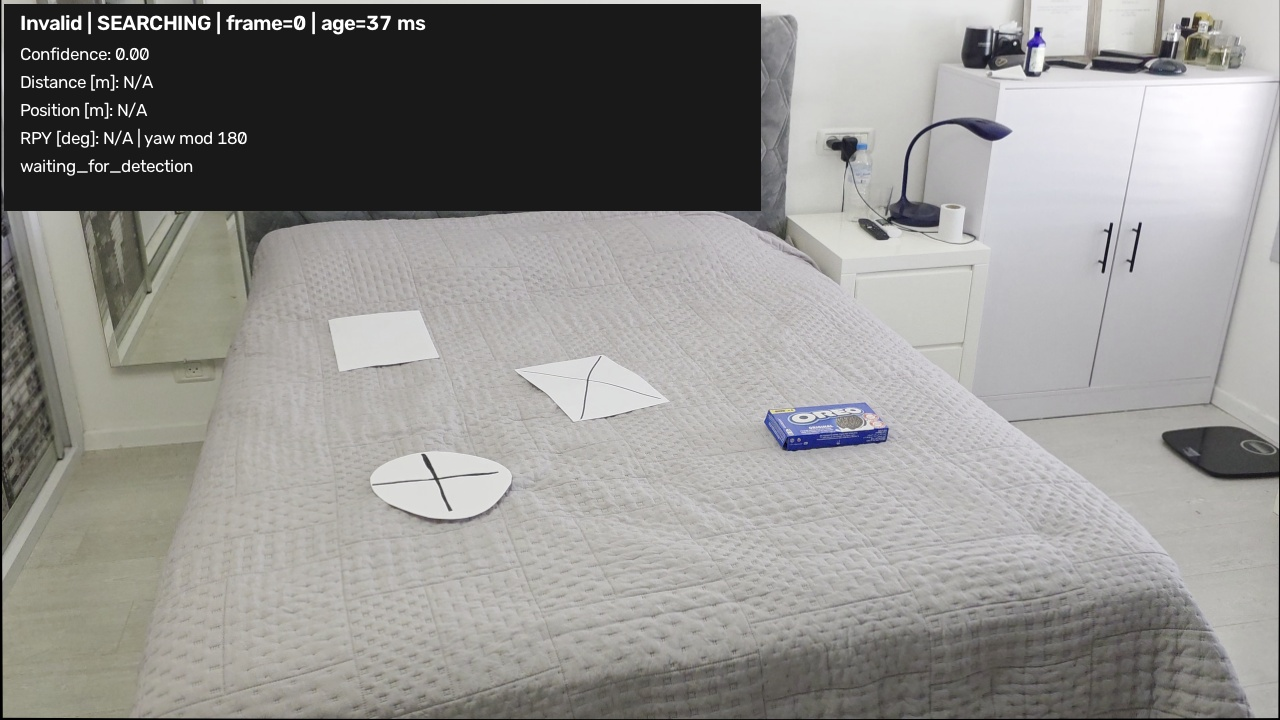
#> input picture outputs/experiment_v1/frame_000000.jpg, 1280 x 720 px, given in place of frame_000090.jpg, which was not available
$ python review_experiment_overlays.py
#> lines starting #> are read from the running program, lines starting #| are printed output that depends on the picture; after the words box and inside, x2 and y2 are one past the last pixel; in counts of white or black regions, pixels touching at a corner belong together; pictures that were not available may be replaced by others from this repository, and a replacement may not be noted
from pathlib import Path
import cv2
import numpy as np

out = Path('outputs/six_experiment_review')
examples = [(1,90),(2,90),(3,180),(4,120),(5,120),(6,150),(5,210),(6,210),(6,331)]
tiles=[]
for n,i in examples:
    path=Path(f'outputs/experiment_v{n}/frame_{i:06d}.jpg')
    frame=cv2.imread(str(path))
#> frame is the input picture: shape (720, 1280, 3); mean B, G, R 142, 144.5, 145.7
    assert frame is not None,str(path)
    tile=np.full((390,640,3),245,np.uint8)
    tile[30:]=cv2.resize(frame,(640,360),interpolation=cv2.INTER_AREA)
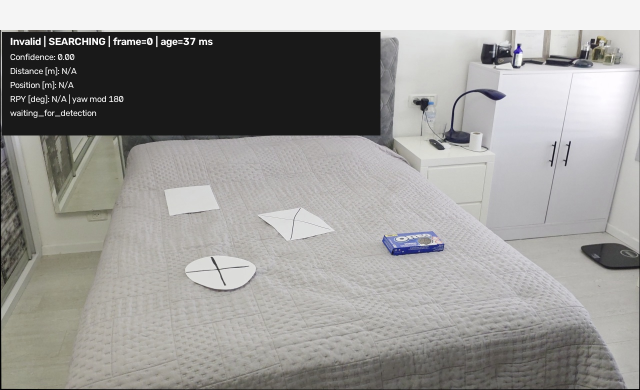
#> tile: shape (390, 640, 3); mean B, G, R 150, 152.4, 153.4
    cv2.putText(tile,f'v{n} | saved result frame {i}',(10,22),cv2.FONT_HERSHEY_SIMPLEX,.6,(0,0,0),1)
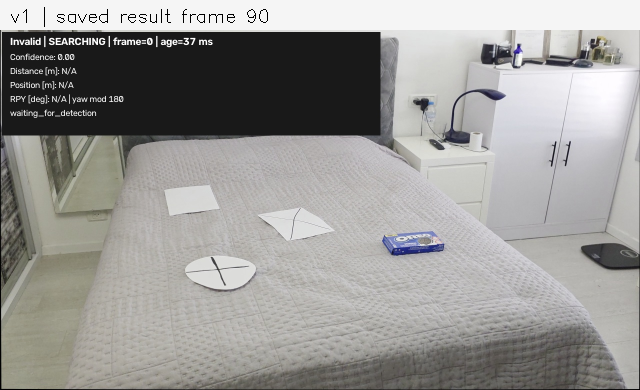
#> tile: shape (390, 640, 3); 0.2% of pixels changed, all inside (x1, y1, x2, y2) = (11, 7, 268, 27)
    tiles.append(tile)
#> pass 2 of the loop `for n,i in examples:`:
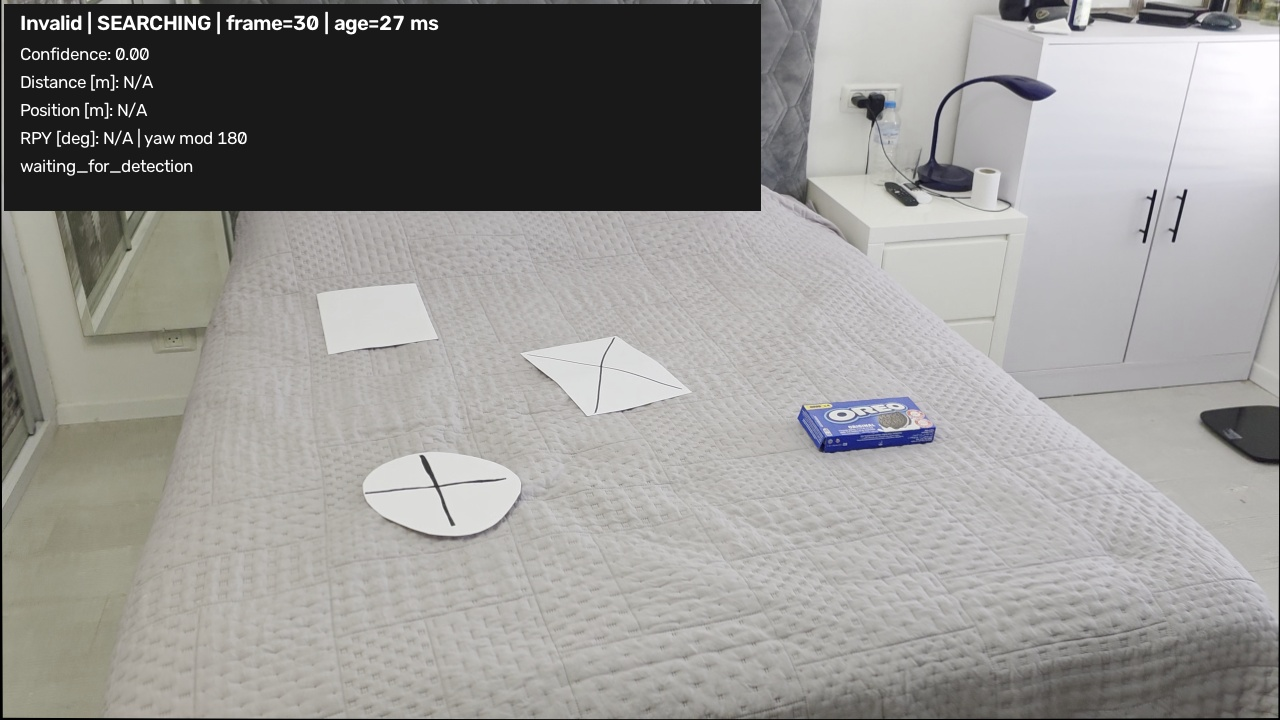
#> input picture outputs/experiment_v1/frame_000030.jpg, 1280 x 720 px, given in place of frame_000090.jpg, which was not available
#> frame is the input picture: shape (720, 1280, 3); mean B, G, R 145.6, 147.9, 149.2
#> `tile[30:]=cv2.resize(frame,(640,360),interpolation=cv2.INTER_AREA)`:
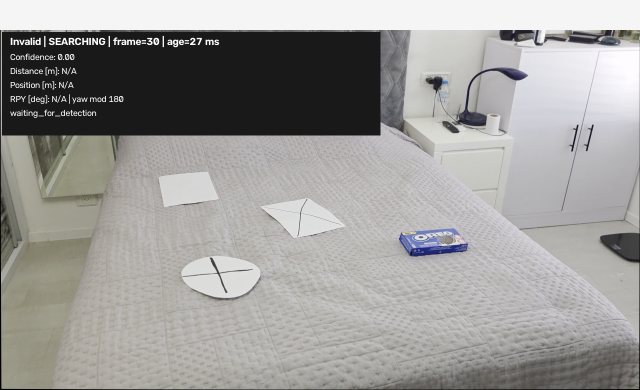
#> tile: shape (390, 640, 3); mean B, G, R 153.3, 155.4, 156.6
#> `cv2.putText(tile,f'v{n} | saved result frame {i}',(10,22),cv2.FONT_HER..`:
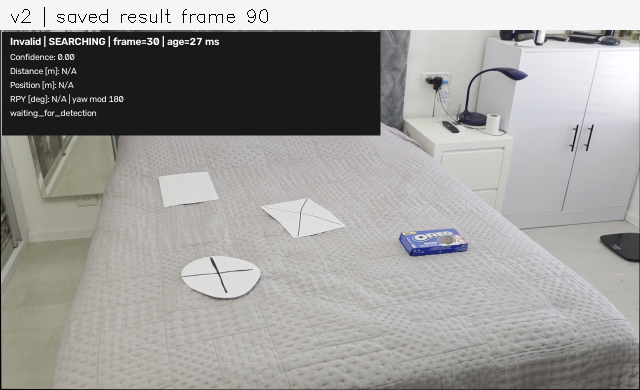
#> tile: shape (390, 640, 3); 0.2% of pixels changed, all inside (x1, y1, x2, y2) = (11, 7, 268, 27)
#> (the run stopped early here; a loop or call above may not have finished)
